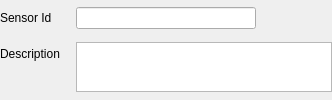
       <widget class="QFrame" name="frame">
        <property name="frameShape">
         <enum>QFrame::NoFrame</enum>
        </property>
        <property name="frameShadow">
         <enum>QFrame::Raised</enum>
        </property>
        <layout class="QFormLayout" name="formLayout">
         <property name="labelAlignment">
          <set>Qt::AlignLeading|Qt::AlignLeft|Qt::AlignVCenter</set>
         </property>
         <property name="margin">
          <number>0</number>
         </property>
         <item row="0" column="0">
          <widget class="QLabel" name="label_27">
           <property name="text">
            <string>Sensor Id</string>
           </property>
           <property name="alignment">
            <set>Qt::AlignLeading|Qt::AlignLeft|Qt::AlignVCenter</set>
           </property>
          </widget>
         </item>
         <item row="1" column="0">
          <widget class="QLabel" name="label">
           <property name="sizePolicy">
            <sizepolicy hsizetype="MinimumExpanding" vsizetype="Preferred">
             <horstretch>0</horstretch>
             <verstretch>0</verstretch>
            </sizepolicy>
           </property>
           <property name="minimumSize">
            <size>
             <width>70</width>
             <height>0</height>
            </size>
           </property>
           <property name="text">
            <string>Description</string>
           </property>
          </widget>
         </item>
         <item row="1" column="1">
          <widget class="QPlainTextEdit" name="descriptionTextEdit">
           <property name="maximumSize">
            <size>
             <width>16777215</width>
             <height>50</height>
            </size>
           </property>
          </widget>
         </item>
         <item row="0" column="1">
          <widget class="QLineEdit" name="sensorIdLineEdit">
           <property name="maximumSize">
            <size>
             <width>180</width>
             <height>16777215</height>
            </size>
           </property>
          </widget>
         </item>
        </layout>
       </widget>
